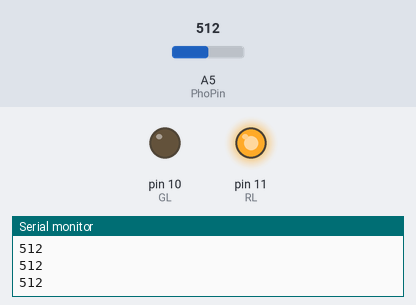
Bench run of a sketch on a simulated Arduino Uno, built with avr-gcc and run on an emulated ATmega328P. Shown: output pins drawn as LEDs (lit = HIGH), the last lines printed to the serial monitor. The inputs (shaded band) are chosen by the test bench; at power-on: A5 (PhoPin) = 512.

Above: at 1.3 s.
1.4 s: A5 (PhoPin) set to 148
2.9 s: A5 (PhoPin) set to 129
At 3.9 s:
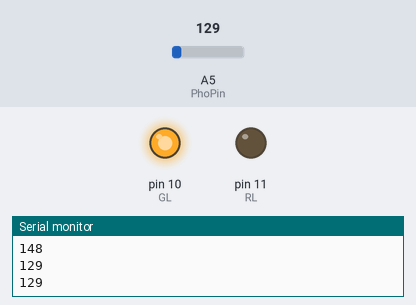
4.5 s: A5 (PhoPin) set to 150
At 5.1 s:
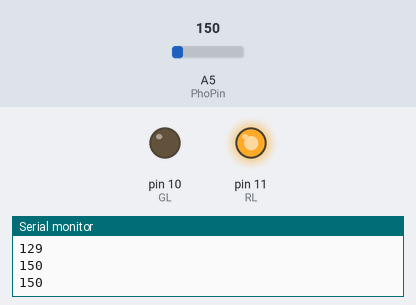
6.0 s: A5 (PhoPin) set to 130
At 7.4 s:
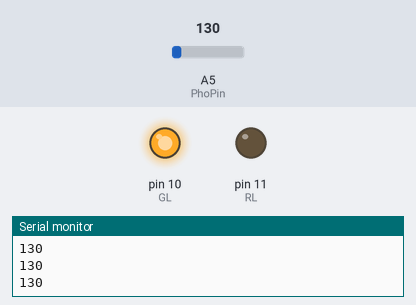
Timing chart, 0 to 8.5 s (numbered marks = the images above; inputs shaded):
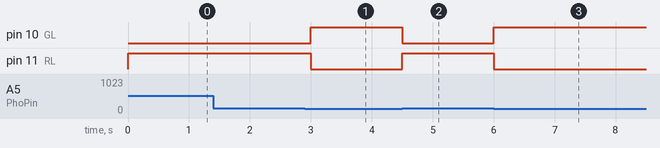

Measured:
- the behaviour switches between 140 and 139 on A5 (PhoPin) (found by bisection; images 0 and 1)
- after the input at 2.9 s, pin 10 (GL): LOW → HIGH after 0.10 s; pin 11 (RL): HIGH → LOW after 0.10 s
- after the input at 4.5 s, pin 10 (GL): HIGH → LOW at once; pin 11 (RL): LOW → HIGH at once
- after the input at 6.0 s, pin 10 (GL): LOW → HIGH at once; pin 11 (RL): HIGH → LOW at once

The sketch:

prog_Photo_Resistors_1.ino
```cpp
int PhoPin=A5;
int PhoVal;
int Wait=500;
int RL=11;
int GL=10;
const int LedPins[]={RL,GL};
const int LedNum=2;
//////////////////////////////
void setup() {
  Serial.begin(9600);
  pinMode(PhoPin,INPUT);
  for(int j=0;j<LedNum;j++){
    pinMode(LedPins[j],OUTPUT);
  }

}
//////////////////////////////
void loop() {
  PhoVal=analogRead(PhoPin);
  Serial.println(PhoVal);
  if(PhoVal>=140){
    digitalWrite(RL,HIGH);
    digitalWrite(GL,LOW);
  }
  if(PhoVal<140){
    digitalWrite(RL,LOW);
    digitalWrite(GL,HIGH);
  }
  delay(Wait);

}
```
